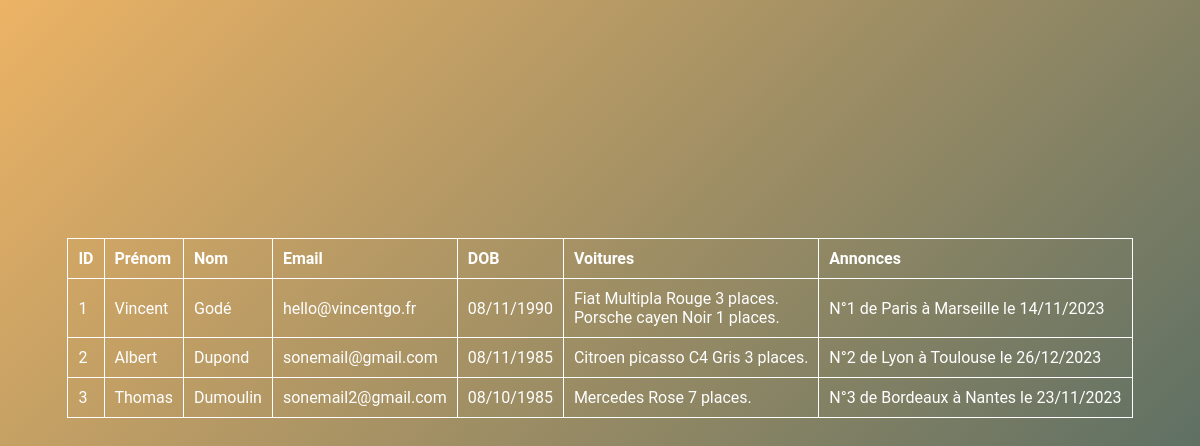
Page /users_read.php on the earlier database version.
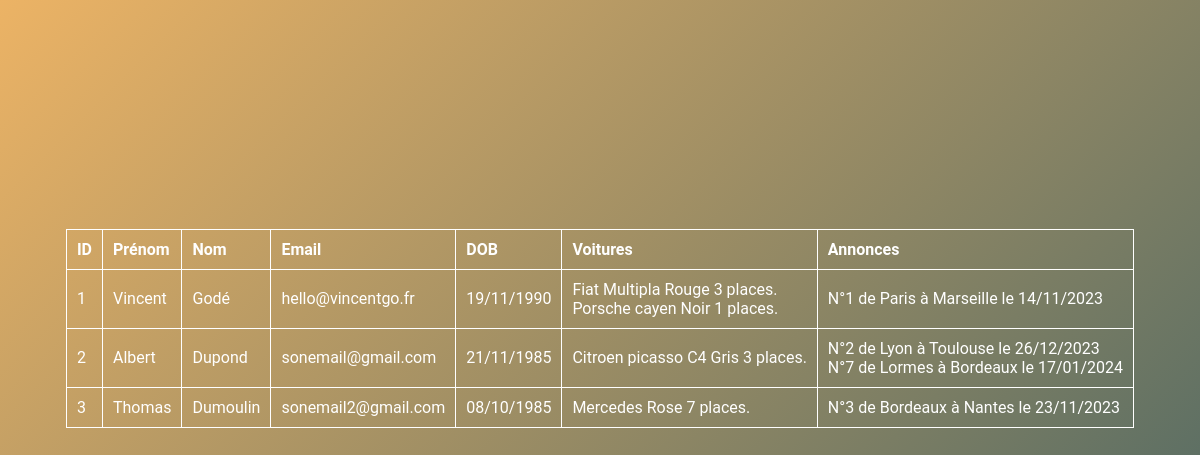
Same page on the later database version.
### tables this page shows
CREATE TABLE `users` (
  `id` int NOT NULL,
  `firstname` varchar(255) NOT NULL,
  `lastname` varchar(255) NOT NULL,
  `email` varchar(255) NOT NULL,
  `birthday` datetime NOT NULL
);

CREATE TABLE `cars` (
  `id` int NOT NULL,
  `carmodel` varchar(255) NOT NULL,
  `color` varchar(255) NOT NULL,
  `capacity` varchar(255) NOT NULL
);

CREATE TABLE `adds` (
  `id` int NOT NULL,
  `driverId` int NOT NULL,
  `carId` int NOT NULL,
  `tripDateAndTime` datetime NOT NULL,
  `tripDepartureCity` varchar(255) NOT NULL,
  `tripArrivalCity` varchar(255) NOT NULL
);

### class/Services/DataBaseService.php (called while the page is built, shortened)
<?php
class DataBaseService
{
    private $connection;
    public function __construct()
    {
        try {
            $this->connection = new PDO(
                'mysql:host=' . self::HOST . ';port=' . self::PORT . ';dbname=' . self::DATABASE_NAME,
                self::MYSQL_USER,
                self::MYSQL_PASSWORD
            );
            $this->connection->exec("SET CHARACTER SET utf8");
        } catch (Exception $e) {
            echo 'Erreur : ' . $e->getMessage();
        }
    }
    public function getUsers(): array
    {
        $users = [];
        $sql = 'SELECT * FROM users';
        $query = $this->connection->query($sql);
        $results = $query->fetchAll(PDO::FETCH_ASSOC);
        if (!empty($results)) {
            $users = $results;
        }
        return $users;
    }
    public function getUserCars(string $userId): array
    {
        $userCars = [];
        $data = [
            'userId' => $userId,
        ];
        $sql = '
            SELECT c.*
            FROM cars as c
            LEFT JOIN users_cars as uc ON uc.car_id = c.id
            WHERE uc.user_id = :userId';
        $query = $this->connection->prepare($sql);
        $query->execute($data);
        $results = $query->fetchAll(PDO::FETCH_ASSOC);
        if (!empty($results)) {
            $userCars = $results;
        }
        return $userCars;
    }
    public function getUserAdds(string $userId): array
    {
        $userAdds = [];
        $data = [
            'userId' => $userId,
        ];
        $sql = '
            SELECT a.*
            FROM adds as a
            LEFT JOIN users_adds as ua ON ua.add_id = a.id
            WHERE ua.user_id = :userId';
        $query = $this->connection->prepare($sql);
        $query->execute($data);
        $results = $query->fetchAll(PDO::FETCH_ASSOC);
        if (!empty($results)) {
            $userAdds = $results;
        }
        return $userAdds;
    }
}

### class/Services/UsersService.php (called while the page is built, shortened)
<?php
class UsersService
{
    public function getUsers(): array
    {
        $users = [];
        $dataBaseService = new DataBaseService();
        $usersDTO = $dataBaseService->getUsers();
        if (!empty($usersDTO)) {
            foreach ($usersDTO as $userDTO) {
                $user = new User();
                $user->setId($userDTO['id']);
                $user->setFirstname($userDTO['firstname']);
                $user->setLastname($userDTO['lastname']);
                $user->setEmail($userDTO['email']);
                $date = new DateTime($userDTO['birthday']);
                if ($date !== false) {
                    $user->setBirthday($date);
                }
                $cars = $this->getUserCars($userDTO['id']);
                $user->setCars($cars);
                $adds = $this->getUserAdds($userDTO['id']);
                $user->setAdds($adds);
                $users[] = $user;
            }
        }
        return $users;
    }
    public function getUserCars(string $userId): array
    {
        $userCars = [];
        $dataBaseService = new DataBaseService();
        $usersCarsDTO = $dataBaseService->getUserCars($userId);
        if (!empty($usersCarsDTO)) {
            foreach ($usersCarsDTO as $userCarDTO) {
                $car = new Car();
                $car->setId($userCarDTO['id']);
                $car->setCarModel($userCarDTO['carmodel']);
                $car->setColor($userCarDTO['color']);
                $car->setCapacity($userCarDTO['capacity']);
                $userCars[] = $car;
            }
        }
        return $userCars;
    }
    public function getUserAdds(string $userId): array
    {
        $userAdds = [];
        $dataBaseService = new DataBaseService();
        $usersAddsDTO = $dataBaseService->getUserAdds($userId);
        if (!empty($usersAddsDTO)) {
            foreach ($usersAddsDTO as $userAddDTO) {
                $date = new DateTime($userAddDTO['tripDateAndTime']);
                $add = new Add();
                $add->setId($userAddDTO['id']);
                $add->setDriverId($userAddDTO['driverId']);
                $add->setCarId($userAddDTO['carId']);
                $add->setTripDateAndTime($date);
                $add->setTripDepartureCity($userAddDTO['tripDepartureCity']);
                $add->setTripArrivalCity($userAddDTO['tripArrivalCity']);
                $userAdds[] = $add;
            }
        }
        return $userAdds;
    }
}

### class/Entities/User.php (called while the page is built, shortened)
<?php
class User
{
    private $id;
    private $firstname;
    private $lastname;
    private $email;
    private $birthday;
    private $cars;
    private $adds;
    public function getId(): string
    {
        return $this->id;
    }
    public function setId(string $id): void
    {
        $this->id = $id;
    }
    public function getFirstname(): string
    {
        return $this->firstname;
    }
    public function setFirstname(string $firstname): void
    {
        $this->firstname = $firstname;
    }
    public function getLastname(): string
    {
        return $this->lastname;
    }
    public function setLastname(string $lastname): void
    {
        $this->lastname = $lastname;
    }
    public function getEmail(): string
    {
        return $this->email;
    }
    public function setEmail($email): void
    {
        $this->email = $email;
    }
    public function getBirthday(): DateTime
    {
        return $this->birthday;
    }
    public function setBirthday(DateTime $birthday): void
    {
        $this->birthday = $birthday;
    }
    public function getCars(): ?array
    {
        return $this->cars;
    }
    public function setCars(array $cars)
    {
        $this->cars = $cars;
        return $this;
    }
    public function getAdds(): ?array
    {
        return $this->adds;
    }
    public function setAdds(array $adds)
    {
        $this->adds = $adds;
        return $this;
    }
}

### class/Entities/Car.php (called while the page is built, shortened)
<?php
class Car
{
    private $carModel;
    private $color;
    private $capacity;
    public function getCarModel(): string
    {
        return $this->carModel;
    }
    public function setCarModel(string $carModel): void
    {
        $this->carModel = $carModel;
    }
    public function getColor(): string
    {
        return $this->color;
    }
    public function setColor(string $color): void
    {
        $this->color = $color;
    }
    public function getCapacity(): int
    {
        return $this->capacity;
    }
    public function setCapacity(int $capacity): void
    {
        $this->capacity = $capacity;
    }
}

### class/Entities/Add.php (called while the page is built, shortened)
<?php
class Add
{
    private $id;
    private $tripDateAndTime;
    private $tripDepartureCity;
    private $tripArrivalCity;
    public function getId(): string
    {
        return $this->id;
    }
    public function setId(string $id): void
    {
        $this->id = $id;
    }
    public function getTripDateAndTime(): DateTime
    {
        return $this->tripDateAndTime;
    }
    public function setTripDateAndTime(DateTime $tripDateAndTime): void
    {
        $this->tripDateAndTime = $tripDateAndTime;
    }
    public function getTripDepartureCity(): string
    {
        return $this->tripDepartureCity;
    }
    public function setTripDepartureCity(string $tripDepartureCity): void
    {
        $this->tripDepartureCity = $tripDepartureCity;
    }
    public function getTripArrivalCity(): string
    {
        return $this->tripArrivalCity;
    }
    public function setTripArrivalCity(string $tripArrivalCity): void
    {
        $this->tripArrivalCity = $tripArrivalCity;
    }
}

### class/Controllers/UsersController.php (the view, shortened to what this page needs)
<?php
class UsersController
{
    public function getUsers(): string
    {
        $html = '';
        $usersService = new UsersService();
        $users = $usersService->getUsers();
        foreach ($users as $user) {
            $carsHtml = '';
            if (!empty($user->getCars())) {
                foreach ($user->getCars() as $car) {
                    $carsHtml .= $car->getCarModel() . ' ' . $car->getColor() . ' ' . $car->getCapacity() . ' places.<br/>';
                }
            }
            $usersAdds = '';
            if (!empty($user->getAdds())) {
                foreach ($user->getAdds() as $add) {
                    $usersAdds .= 'N°'. $add->getId() . ' de ' . $add->getTripDepartureCity() . ' à ' . $add->getTripArrivalCity() . ' le '. $add->getTripDateAndTime()->format('d/m/Y') .'<br/>';
                }
            }
            $html .=
                '<tr>'.
                    '<td>' . $user->getId() . '</td>' .
                    '<td>' . $user->getFirstname() . '</td>' .
                    '<td>' . $user->getLastname() . '</td>' .
                    '<td>' . $user->getEmail() . '</td>' .
                    '<td>' . $user->getBirthday()->format('d/m/Y') . '</td>'.
                    '<td>' . $carsHtml. '</td>'.
                    '<td>' . $usersAdds. '</td>'.
                '</tr>';
        }
        return $html;
    }
}

### users_read.php (shortened to what this page needs)
<?php
$controller = new UsersController();
echo '<main>
        <table>
            <thead>
            <tr>
                <th>ID</th>
                <th>Prénom</th>
                <th>Nom</th>
                <th>Email</th>
                <th>DOB</th>
                <th>Voitures</th>
                <th>Annonces</th>
            </tr>
            </thead>
            <tbody>';
                echo $controller->getUsers();
            echo '
            </tbody>
        </table>
    </main>';
?>
<link rel="stylesheet" href="css/form.css" type="text/css" />

### css/form.css (style rules this page uses)
main { display: grid; place-items: center; font-size: 1.2rem; height: 80%; }
table, th, td { border: 1px solid; border-collapse: collapse; padding: 10px; text-align: left; }

Differences in the rows shown:
added adds: id "7", tripDepartureCity "Lormes", tripArrivalCity "Bordeaux", format "17/01/2024"
Other differences:
$user->getBirthday()->format('d/m/Y'): "08/11/1990 08/11/1985 08/10/1985" → "19/11/1990 21/11/1985 08/10/1985"
